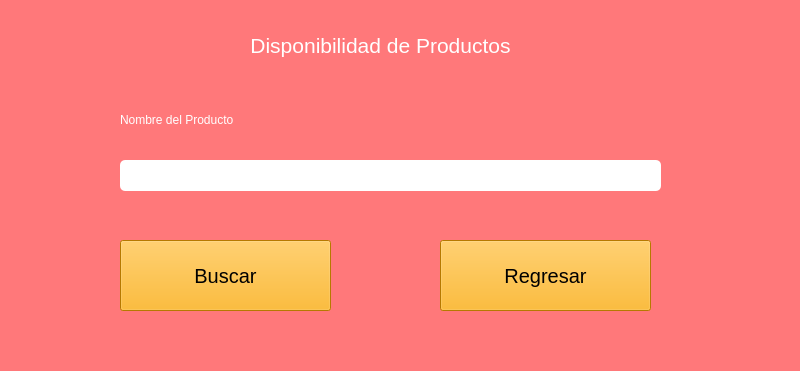
<?xml version="1.0" encoding="UTF-8"?>
<ui version="4.0">
 <class>MainWindow</class>
 <widget class="QMainWindow" name="MainWindow">
  <property name="geometry">
   <rect>
    <x>0</x>
    <y>0</y>
    <width>800</width>
    <height>371</height>
   </rect>
  </property>
  <property name="windowTitle">
   <string>MainWindow</string>
  </property>
  <property name="styleSheet">
   <string notr="true">background-color: rgb(255, 120, 122);</string>
  </property>
  <widget class="QWidget" name="centralwidget">
   <widget class="QLabel" name="Nada">
    <property name="geometry">
     <rect>
      <x>120</x>
      <y>-30</y>
      <width>521</width>
      <height>151</height>
     </rect>
    </property>
    <property name="font">
     <font>
      <pointsize>16</pointsize>
      <italic>false</italic>
     </font>
    </property>
    <property name="toolTip">
     <string>&lt;html&gt;&lt;head/&gt;&lt;body&gt;&lt;p&gt;&lt;br/&gt;&lt;/p&gt;&lt;/body&gt;&lt;/html&gt;</string>
    </property>
    <property name="text">
     <string>&lt;html&gt;&lt;head/&gt;&lt;body&gt;&lt;p align=&quot;center&quot;&gt;&lt;span style=&quot; color:#ffffff;&quot;&gt;Disponibilidad de Productos&lt;/span&gt;&lt;/p&gt;&lt;/body&gt;&lt;/html&gt;</string>
    </property>
   </widget>
   <widget class="QLabel" name="NombreProducto">
    <property name="geometry">
     <rect>
      <x>120</x>
      <y>80</y>
      <width>441</width>
      <height>81</height>
     </rect>
    </property>
    <property name="styleSheet">
     <string notr="true">font: 11pt &quot;MS Shell Dlg 2&quot;;</string>
    </property>
    <property name="text">
     <string>&lt;html&gt;&lt;head/&gt;&lt;body&gt;&lt;p&gt;&lt;span style=&quot; color:#ffffff;&quot;&gt;Nombre del Producto&lt;/span&gt;&lt;/p&gt;&lt;/body&gt;&lt;/html&gt;</string>
    </property>
   </widget>
   <widget class="QLineEdit" name="InsNombreProducto">
    <property name="geometry">
     <rect>
      <x>120</x>
      <y>160</y>
      <width>541</width>
      <height>31</height>
     </rect>
    </property>
    <property name="styleSheet">
     <string notr="true">background-color: rgb(255, 255, 255);
border-radius:5px;</string>
    </property>
    <property name="placeholderText">
     <string/>
    </property>
   </widget>
   <widget class="QPushButton" name="BuscarProducto">
    <property name="geometry">
     <rect>
      <x>120</x>
      <y>240</y>
      <width>211</width>
      <height>71</height>
     </rect>
    </property>
    <property name="font">
     <font>
      <pointsize>15</pointsize>
     </font>
    </property>
    <property name="styleSheet">
     <string notr="true">background-color: rgb(255, 170, 0);</string>
    </property>
    <property name="text">
     <string>Buscar</string>
    </property>
   </widget>
   <widget class="QPushButton" name="RegresarProducto">
    <property name="geometry">
     <rect>
      <x>440</x>
      <y>240</y>
      <width>211</width>
      <height>71</height>
     </rect>
    </property>
    <property name="font">
     <font>
      <pointsize>15</pointsize>
     </font>
    </property>
    <property name="styleSheet">
     <string notr="true">background-color: rgb(255, 170, 0);</string>
    </property>
    <property name="text">
     <string>Regresar</string>
    </property>
   </widget>
  </widget>
 </widget>
 <resources/>
 <connections/>
</ui>
